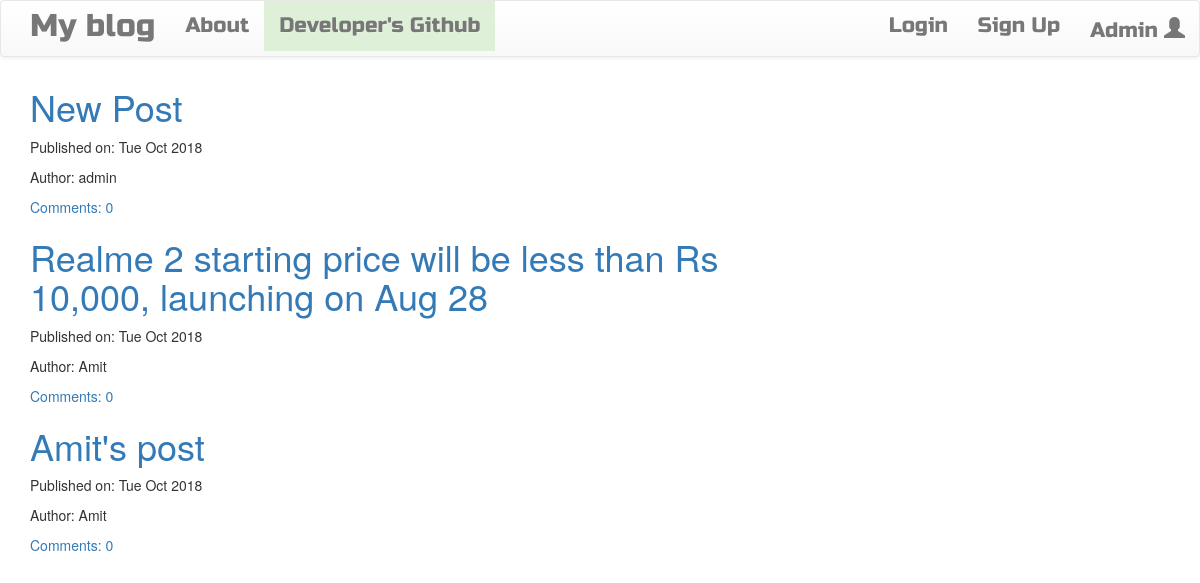
The page / on the database its author committed.
### blog/models.py (models this page shows, shortened)
class Post(models.Model):
	author = models.ForeignKey('auth.user')
	title = models.CharField(max_length=100)
	text = models.TextField(max_length=1000)
	created_date = models.DateTimeField(default=timezone.now)
	published_date = models.DateTimeField(blank=True,null=True)
	def approve_comments(self):
		return self.comments.filter(approved_comments=True)

### blog/views.py (the view)
# urls.py: url(r'^$',views.PostListView.as_view(),name='post_list'),
class PostListView(ListView):
	model = Post
	def get_queryset(self):
		return Post.objects.filter(published_date__lte=timezone.now()).order_by('-published_date')

### blog/templates/blog/post_list.html
{% extends 'blog/base.html' %}
{% block content %}
<div class="centerstage">
    {% for post in post_list %}
        <div class="post">
            <h1><a href="{% url 'post_detail' pk=post.pk %}">{{ post.title }}</a></h1>
            <div class="date">
                <p>Published on: {{ post.published_date|date:"D M Y"}}</p>
                <p>Author: {{ post.author }}</p>
            </div>
            <a href="{% url 'post_detail' pk=post.pk %}">Comments: {{ post.approve_comments.count }}</a>
        </div>
    {% endfor %}
</div>
{% endblock %}

### blog/templates/blog/base.html (shortened to what this page needs)
<!DOCTYPE html>
{% load staticfiles %}
<html>
    <head>
        <link rel="stylesheet" href="https://maxcdn.bootstrapcdn.com/bootstrap/3.3.7/css/bootstrap.min.css">
        <link rel="stylesheet" href="https://maxcdn.bootstrapcdn.com/bootstrap/3.3.7/css/bootstrap-theme.min.css">
        <link rel="stylesheet" href="//cdn.jsdelivr.net/medium-editor/latest/css/medium-editor.min.css" type="text/css" media="screen" charset="utf-8">
        <link rel="stylesheet" href="{% static 'css/blog.css' %}">
<body class='loader'>
  <nav class="navbar navbar-default techfont custom-navbar">
    <div class="container">
      <ul class="nav navbar-nav">
        <li><a class='navbar-brand bigbrand' href="{% url 'post_list' %}">My blog</a></li>
        <li><a href="{% url 'about'%}">About</a></li>
        <li><a class="text-primary bg-success" href="https://github.com/rjipandey">Developer's Github</a></li>
      </ul>
      <ul class="nav navbar-nav navbar-right">
        {% if user.is_authenticated %}
        <li>
          <a href="{% url 'post_new' %}" >New Post</a>
        </li>
        <li>
          <a href="{% url 'post_draft_list' %}">Drafts</a>
        </li>
        <li>
          <a href="{% url 'logout' %}" >Log out</a>
        </li>
        <li>
          <a >Welcome: {{ user.username }}</a>
        </li>
          {% else %}
          <li><a href="{%url 'login_user' %}">Login</a></li>
          <li><a href="{%url 'register_user' %}">Sign Up</a></li>
          <li><a class='nav navbar-right' href="{% url 'login' %}" >Admin <span class="glyphicon glyphicon-user"></span></a></li>
        {% endif %}
      </ul>
  </div>
</nav>
        <div class="content container">
            <div class="row">
                <div class="col-md-8">
                  <div class="blog_posts">
                    {% block content %}
                    {% endblock %}
                  </div>
                </div>
            </div>
        </div>
</body>
</html>

### blog/static/css/blog.css (style rules this page uses)
.techfont { font-family: 'Russo One', sans-serif; font-size: 1.5em; margin-bottom: 10px; }
.centerstage { margin-left: auto; margin-right: auto; }
.bigbrand { font-size: 1.5em; }
.loader { filter:hue-rotate(0deg); color: linear-gradient(45deg,#0f8,#08f); animation:hue 5000ms infinite linear; }

### rows shown on the page
Post: title "New Post", published_date "Tue Oct 2018", author "admin", approve_comments.count "0"
Post: title "Realme 2 starting price will be less than Rs 10,000, launching on Aug 28", published_date "Tue Oct 2018", author "Amit", approve_comments.count "0"
Post: title "Amit's post", published_date "Tue Oct 2018", author "Amit", approve_comments.count "0"
